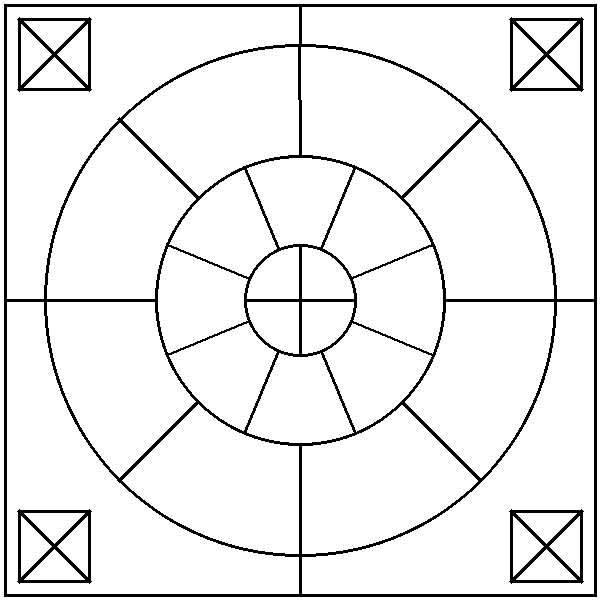
#> input picture test_pattern.png, 600 x 600 px; its folder holds only this picture in this run
$ python -i window2_image.py   (imports and definitions only)
#> lines starting #> are read from the running program, lines starting #| are printed output that depends on the picture
"""
window2_image.py — Dual-View Image Processor (Window 2)
Museum Exhibition Edition

User flow
─────────
  1. Welcome screen  — large START button, suitable for all ages
  2. Gallery screen  — clickable image cards loaded from the images/ folder
  3. Coloring screen — dual-panel per-region coloring

Coloring behaviour
──────────────────
  • Click any region on either panel to select it (yellow highlight).
  • Window 1 → "Push Color to Left Image"  fills that region (classical RGB).
  • Window 3 → "Push Color to Right Image" fills that region (quantum).
  • Each region keeps its colour independently on each panel.
  • "Save Image" exports left + right side-by-side as PNG.

Staff / admin
─────────────
  Menu bar → File → "Open Image…" bypasses the gallery for any file.
  SVG files are rasterised via PyQt6.QtSvg (no external libraries needed).
"""

import os
import threading
import socketserver
import http.server
import socket as _socket
import tempfile
import numpy as np
from PIL import Image

from PyQt6.QtWidgets import (
    QMainWindow, QWidget, QVBoxLayout, QHBoxLayout, QGridLayout,
    QLabel, QFrame, QSizePolicy, QPushButton, QFileDialog,
    QMessageBox, QStackedWidget, QScrollArea, QDialog,
)
from PyQt6.QtCore import Qt, pyqtSignal, QSize
from PyQt6.QtGui import QFont, QImage, QPixmap, QColor, QCursor, QAction, QPainter, QPageLayout
from PyQt6.QtPrintSupport import QPrinter

from image_utils import identify_regions, apply_region_colors

import theme

# ─────────────────────────────────────────────────────────────────────────────
# Constants
# ─────────────────────────────────────────────────────────────────────────────

PROJECT_DIR     = os.path.dirname(os.path.abspath(__file__))
IMAGES_DIR      = os.path.join(PROJECT_DIR, 'images')
COLORED_DIR     = os.path.join(PROJECT_DIR, 'colored')
# [2 lines not run here, left out]

_SUPPORTED_EXTS = ('.png', '.jpg', '.jpeg', '.bmp', '.svg')
_IMAGE_FILTER   = 'Images (*.png *.jpg *.jpeg *.bmp *.svg);;All files (*)'
_THUMB_W        = 210      # card thumbnail width  (px)
_THUMB_H        = 190      # card thumbnail height (px)
_CARD_COLS      = 3        # columns in the gallery grid


# ─────────────────────────────────────────────────────────────────────────────
# Colored reference image lookup
# ─────────────────────────────────────────────────────────────────────────────

# [49 lines left out: functions _find_colored_reference, _get_local_ip, _start_file_server, not called in this run]


# ─────────────────────────────────────────────────────────────────────────────
# QR Code dialog
# ─────────────────────────────────────────────────────────────────────────────

class QRDialog(QDialog):
    """Full-screen-friendly dialog showing a scannable QR code."""

    # [104 lines left out: functions __init__, _svg_to_array, not called in this run]


def _load_image_array(path: str, size: int = 400) -> np.ndarray | None:
    """Load any supported image file and return an H×W×3 uint8 array, or None."""
#> called with path = 'test_pattern.png', size = 400
    try:
        if path.lower().endswith('.svg'):
            return _svg_to_array(path, size)
        pil = Image.open(path).convert('RGB').resize((size, size), Image.LANCZOS)
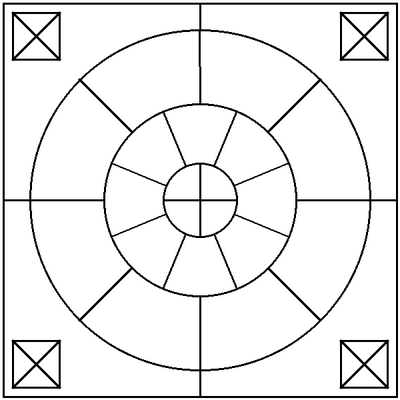
#> pil: PIL image 400x400 RGB; min 0, max 255, mean 235.7
        return np.array(pil)
    except Exception:
        return None


# [5 lines left out: function _to_pixmap, not called in this run]


# ─────────────────────────────────────────────────────────────────────────────
# Clickable QLabel — emits (x, y) in label-space on left-click
# ─────────────────────────────────────────────────────────────────────────────

# [11 lines that did not run here, left out]


# ─────────────────────────────────────────────────────────────────────────────
# Gallery image card
# ─────────────────────────────────────────────────────────────────────────────

class ImageCard(QWidget):
    """Clickable thumbnail card shown in the gallery screen."""
    selected = pyqtSignal(str)   # full file path

    _BASE  = ('background-color: #1a1a2e; border-radius: 14px;'
              ' border: 2px solid #333355;')
    _HOVER = ('background-color: #22223e; border-radius: 14px;'
              ' border: 2px solid #8888ee;')
    _PRESS = ('background-color: #2e2e55; border-radius: 14px;'
              ' border: 3px solid #bbbbff;')

    # [55 lines left out: function __init__, not called in this run]

    def _apply(self, style: str):
        self.setStyleSheet(f'QWidget {{ {style} }}')

    def enterEvent(self, event):
        self._apply(self._HOVER)
        super().enterEvent(event)

    def leaveEvent(self, event):
        self._apply(self._BASE)
        super().leaveEvent(event)

    # [10 lines left out: functions mousePressEvent, mouseReleaseEvent, not called in this run]


# ─────────────────────────────────────────────────────────────────────────────
# Image panel widget (one half of the coloring split-view)
# ─────────────────────────────────────────────────────────────────────────────

# [51 lines that did not run here, left out]


# ─────────────────────────────────────────────────────────────────────────────
# Window 2 — Museum Exhibition
# ─────────────────────────────────────────────────────────────────────────────

class ImageProcessorWindow(QMainWindow):

    PAGE_WELCOME  = 0
    PAGE_GALLERY  = 1
    PAGE_COLORING = 2

    # [384 lines left out: functions __init__, _build_ui, _make_welcome_page, _make_gallery_page, _make_coloring_page, _build_menu, not called in this run]

    # ── Gallery navigation ────────────────────────────────────────────────

    def _go_to_gallery(self):
        self._refresh_gallery()
        self.stack.setCurrentIndex(self.PAGE_GALLERY)

    # [41 lines left out: function _refresh_gallery, not called in this run]

    def _on_gallery_selected(self, path: str):
        self._load_template_from_path(path)
        self.stack.setCurrentIndex(self.PAGE_COLORING)

    # ── Template loading ──────────────────────────────────────────────────

    # [134 lines left out: functions _load_template_from_path, _staff_open_image, _label_to_template, _select_region, _live_fill_left, _live_fill_right and 2 more, not called in this run]

    # ── Render ────────────────────────────────────────────────────────────

    # The selected region is no longer tinted yellow. Colour now follows
    # the controls live, so the region identifies itself by changing —
    # a marker on top of it would only hide the thing it is pointing at.
    # Passing -1 keeps apply_region_colors' highlight support intact for
    # anything that wants it back.
    _HIGHLIGHT_SELECTION = False

    def _highlighted_region(self) -> int:
        return self.state.selected_region if self._HIGHLIGHT_SELECTION else -1

    # [130 lines left out: functions _render_left, _render_right, _on_region_selected, _show_qr_code, _print_image, _save_image and 1 more, not called in this run]

>>> result = _load_image_array('test_pattern.png')

$ run again, on Parrot-Color.jpg
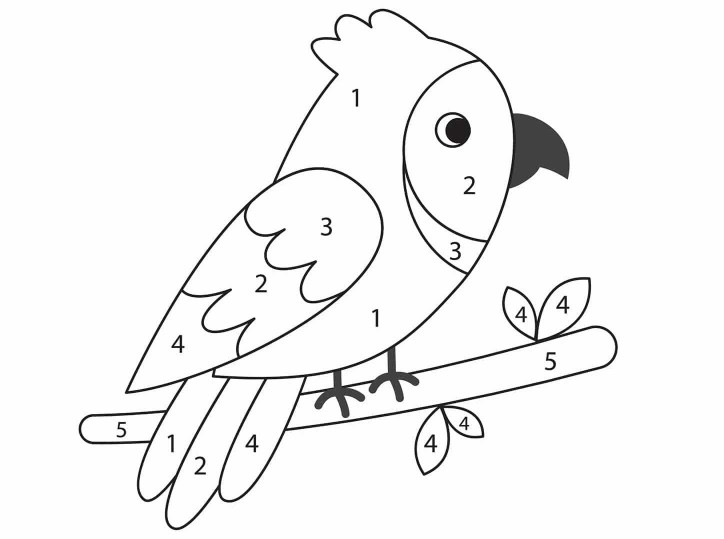
#> input picture Parrot-Color.jpg, 1448 x 1078 px (shown at 1/2 size)
#> in _load_image_array, `pil = Image.open(path).convert('RGB').resize((size, size), Image.LANCZ..`:
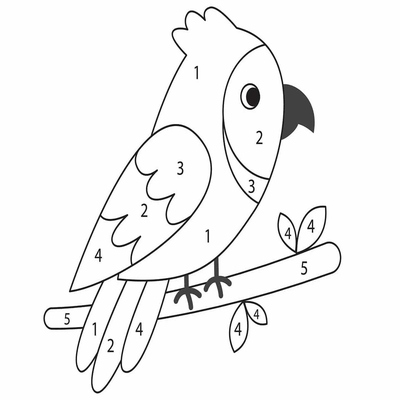
#> pil: PIL image 400x400 RGB; mean R, G, B 243.6, 243.6, 243.6
